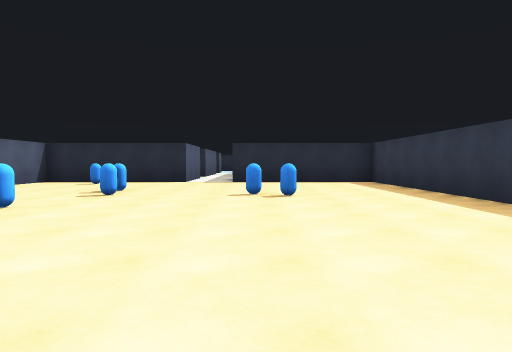
view 1 (above)

24 first-person views from a walk through a 3-D level made in the Unity game engine. The camera is 1.2 m above the floor, tilts 2° down and sees 70° across. The floor is counted in squares, 2 m on a side. Each view is taken from the middle of a square. On the plan, view 1 faces up. The plan holds only what a view shows up to about 10 squares ahead; the rest is blank. Surface patterns are stand-ins for the level's own textures.

view 2
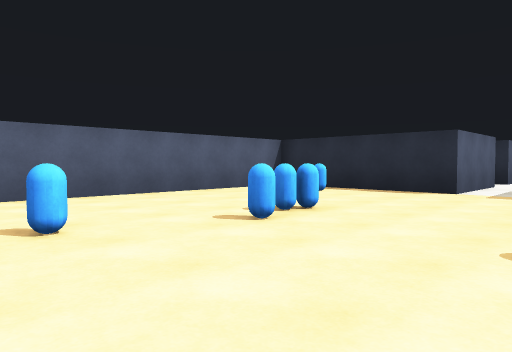

view 3
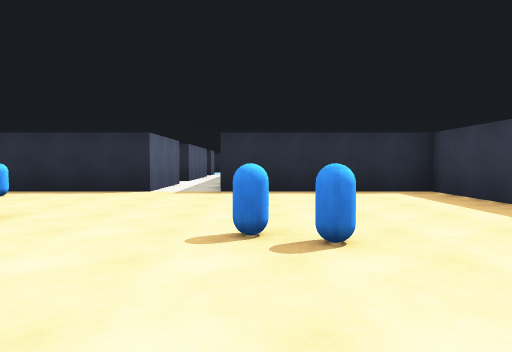

view 4
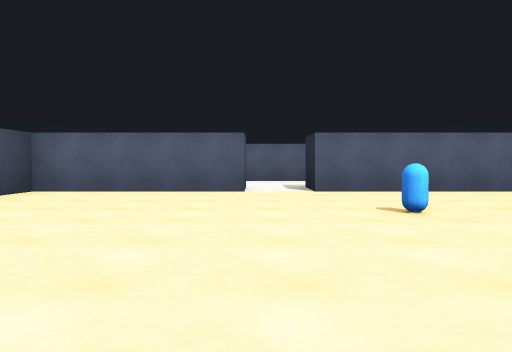

view 5
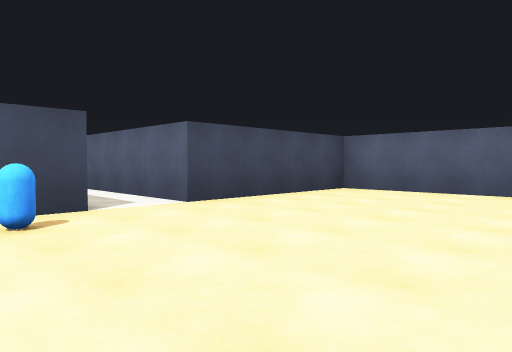

view 6
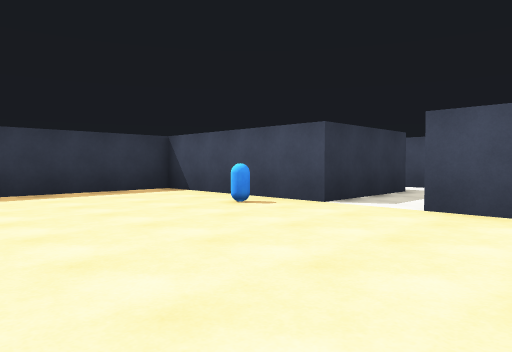

view 7
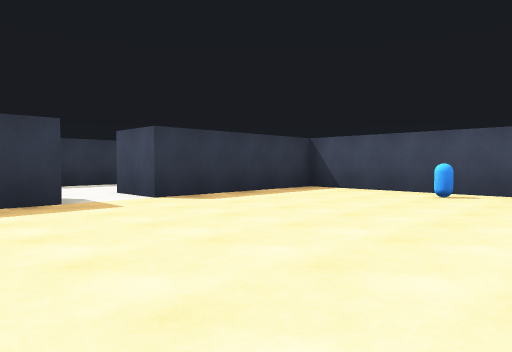

view 8
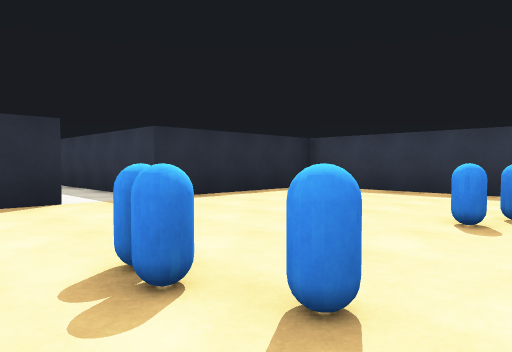

view 9
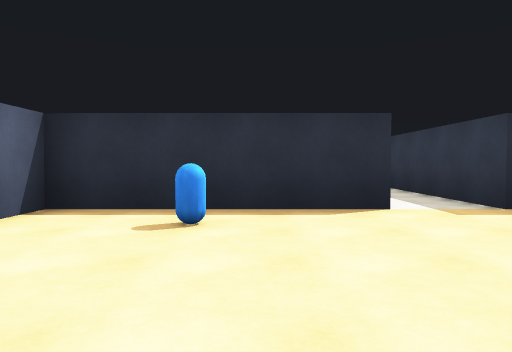

view 10
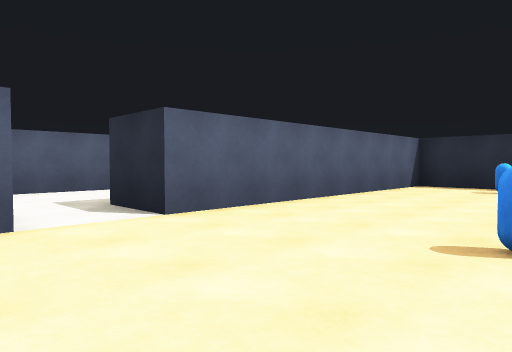

view 11
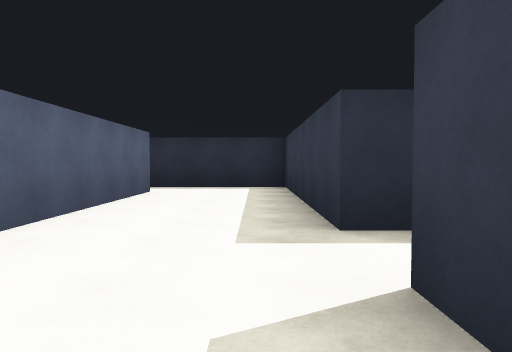

view 12
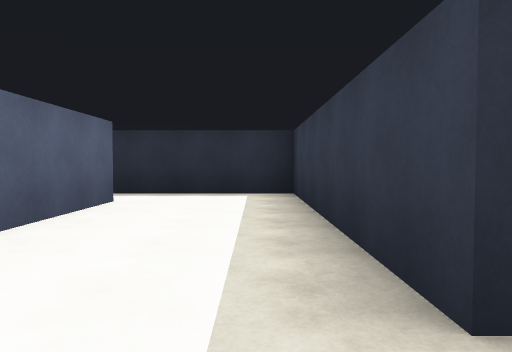

view 13
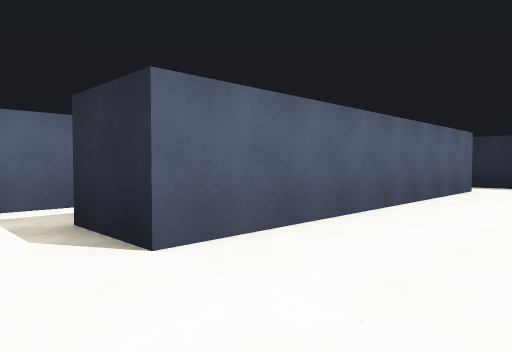

view 14
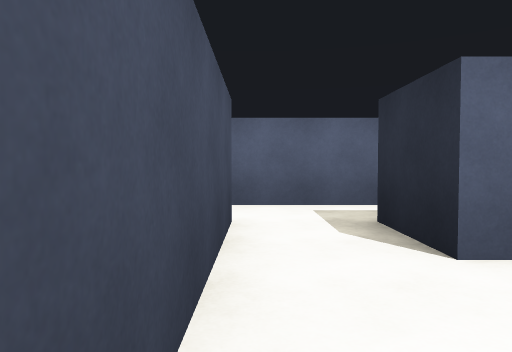

view 15
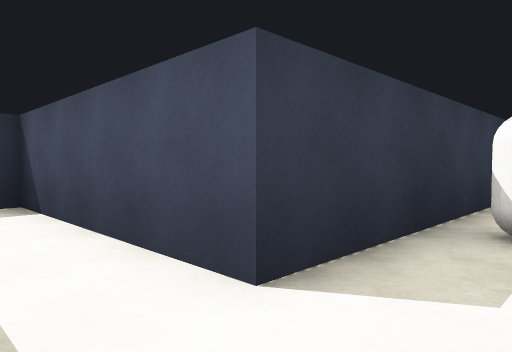

view 16
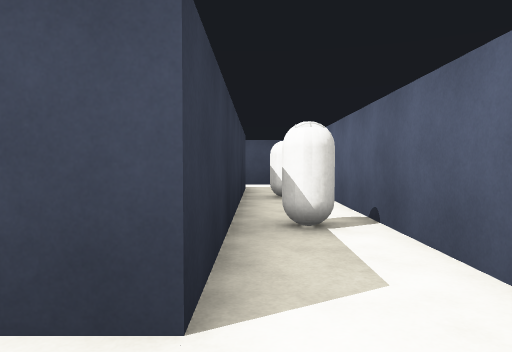

view 17
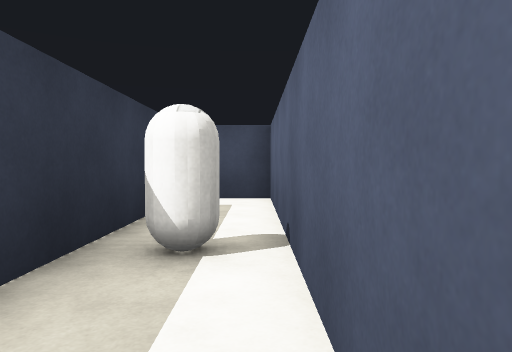

view 18
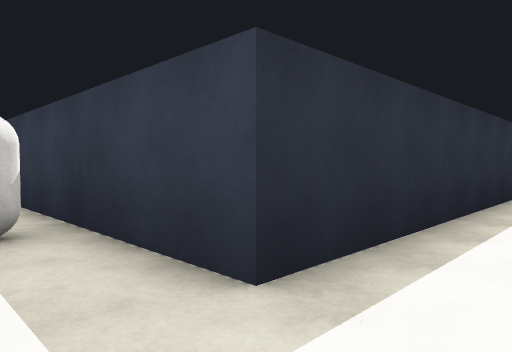

view 19
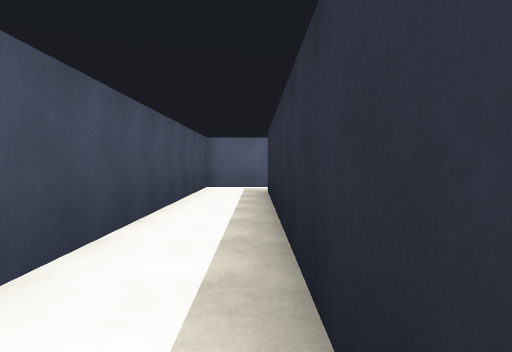

view 20
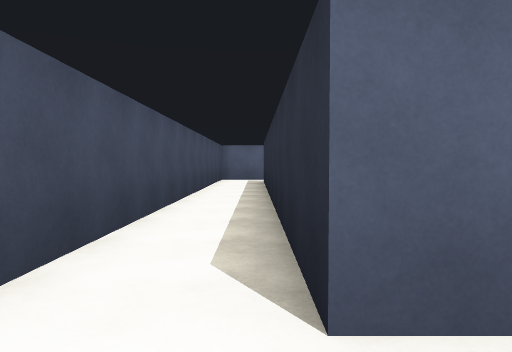

view 21
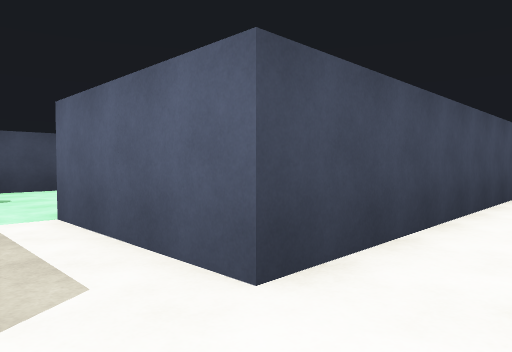

view 22
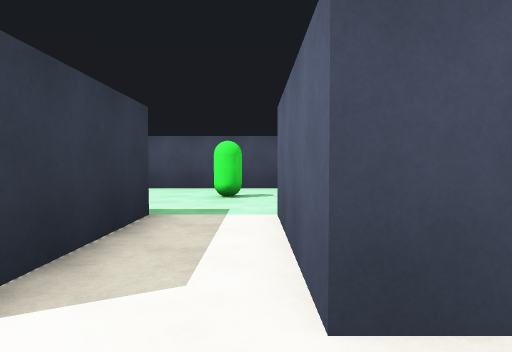

view 23
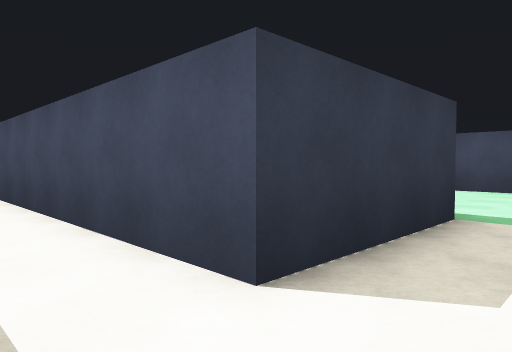

view 24
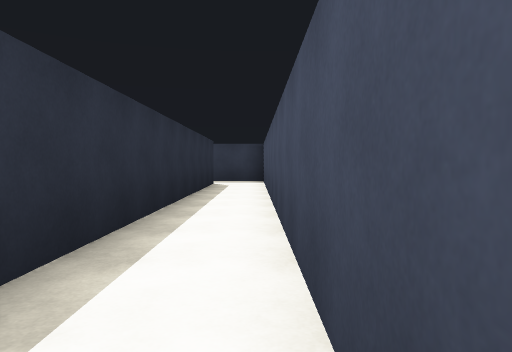

### Floor plan
Ten units are one square. View 1 is at (0, 0); x grows to the right and y downward. Boxes are objects, and circles mark ways between rooms. Rooms are numbered by the first view taken in them; rooms with no view inside come last. Other rooms are left out.
<svg viewBox="-148 -155 243 327">
<path fill="none" stroke="#000" d="M38 -41 38 -118 -8 -118 -8 -146M-67 -29 -67 18 -23 18 -23 65M-8 48 -8 18 38 18 38 -27 52 -27M-6 63 -1 63M-23 -148 -23 -118 -67 -118 -67 -43M-67 -43 -82 -43 -82 -103 -119 -103M-82 -20 -82 -28M-112 -89 -112 -13 -128 -13M-128 2 -82 2M-23 65 -23 78 -128 78 -128 2M-8 124 -8 92 90 92M90 78 8 78M-36 167 6 167M-143 -19 -143 92 -23 92 -23 122"/>
<rect x="-55" y="-115" width="10" height="10" fill="#bbb"><title>other object</title></rect>
<rect x="-45" y="-55" width="10" height="10" fill="#bbb"><title>other object</title></rect>
<rect x="-35" y="-75" width="10" height="10" fill="#bbb"><title>other object</title></rect>
<rect x="-35" y="-85" width="10" height="10" fill="#bbb"><title>other object</title></rect>
<rect x="-5" y="5" width="10" height="10" fill="#bbb"><title>other object</title></rect>
<rect x="-5" y="-75" width="10" height="10" fill="#bbb"><title>other object</title></rect>
<rect x="5" y="-75" width="10" height="10" fill="#bbb"><title>other object</title></rect>
<rect x="-135" y="55" width="10" height="10" fill="#bbb"><title>other object</title></rect>
<rect x="-135" y="25" width="10" height="10" fill="#bbb"><title>other object</title></rect>
<rect x="-15" y="145" width="10" height="10" fill="#bbb"><title>other object</title></rect>
<circle cx="-75" cy="-35" r="3" fill="#2a7"/>
<circle cx="-15" cy="70" r="3" fill="#2a7"/>
<circle cx="-120" cy="-5" r="3" fill="#2a7"/>
<circle cx="-120" cy="-95" r="3" fill="#2a7"/>
<text x="-10" y="-30">1</text>
<text x="-100" y="-50">2</text>
<text x="-10" y="70">3</text>
</svg>
Room 1 opens to room 2. Room 1 opens to room 3. Room 2 opens to room 3.

Where each view was taken, in squares from view 1:
view 1: 0 up, 0 right, facing up
view 2: 4 up, 0 right, facing up-left
view 3: 4 up, 0 right, facing up
view 4: 3 up, 1 right, facing left
view 5: 3 up, 1 right, facing down-left
view 6: 3 up, 4 left, facing down-right
view 7: 6 up, 2 left, facing down-right
view 8: 6 up, 4 left, facing up-right
view 9: 7 up, 4 left, facing up
view 10: 2 up, 3 left, facing up-left
view 11: 1 up, 9 left, facing up
view 12: 3 up, 9 left, facing up
view 13: 0 up, 9 left, facing up-left
view 14: 0 up, 9 left, facing left
view 15: 1 up, 14 left, facing down-right
view 16: 1 up, 13 left, facing down
view 17: 3 down, 14 left, facing down
view 18: 9 down, 14 left, facing up-right
view 19: 8 down, 5 left, facing left
view 20: 8 down, 1 left, facing left
view 21: 8 down, 1 left, facing down-left
view 22: 8 down, 2 left, facing down
view 23: 8 down, 2 left, facing down-right
view 24: 9 down, 1 left, facing right
